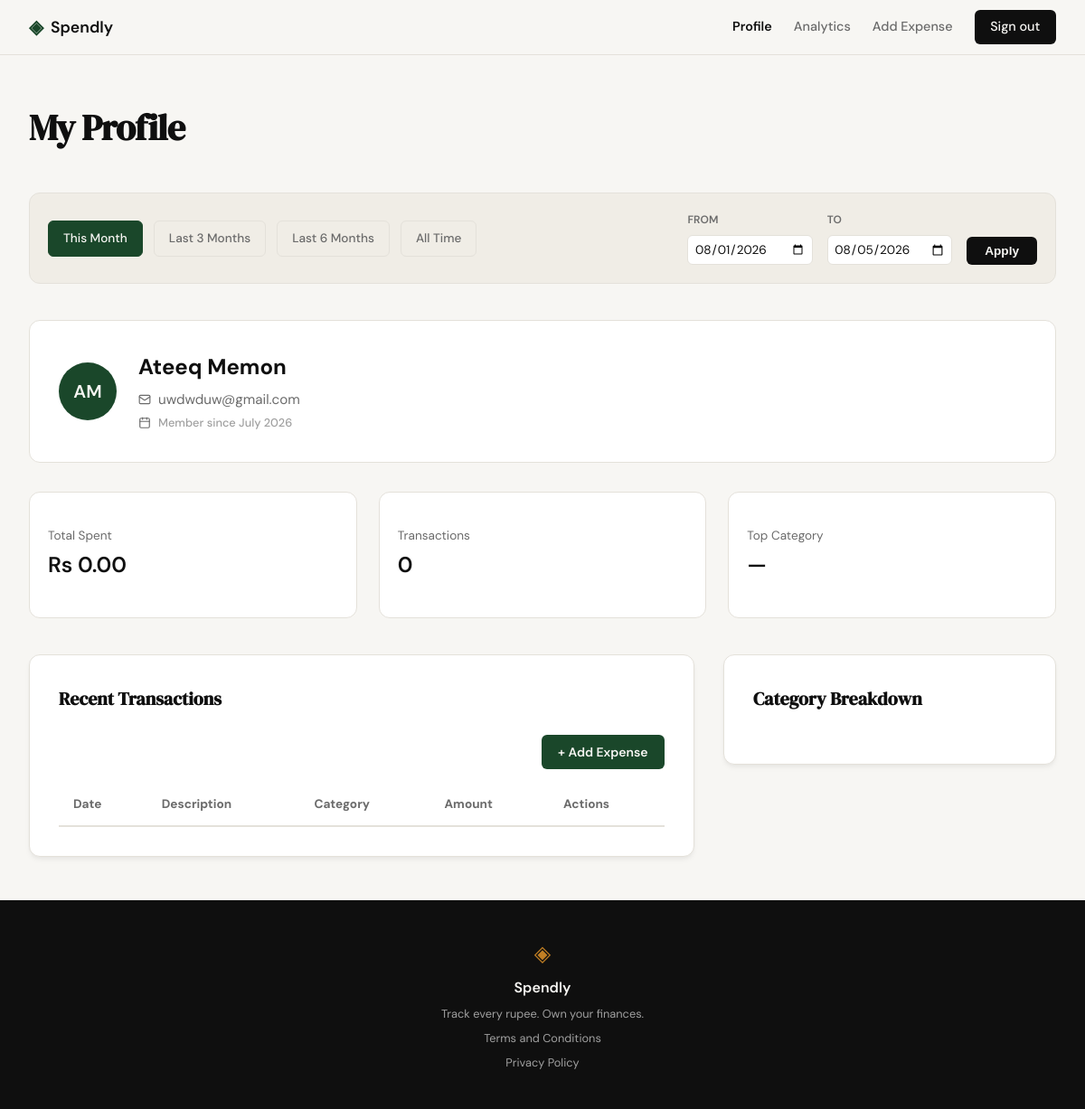
Before: /profile?date_from=2026-08-01&date_to=2026-08-05 (signed in) with the older database file.
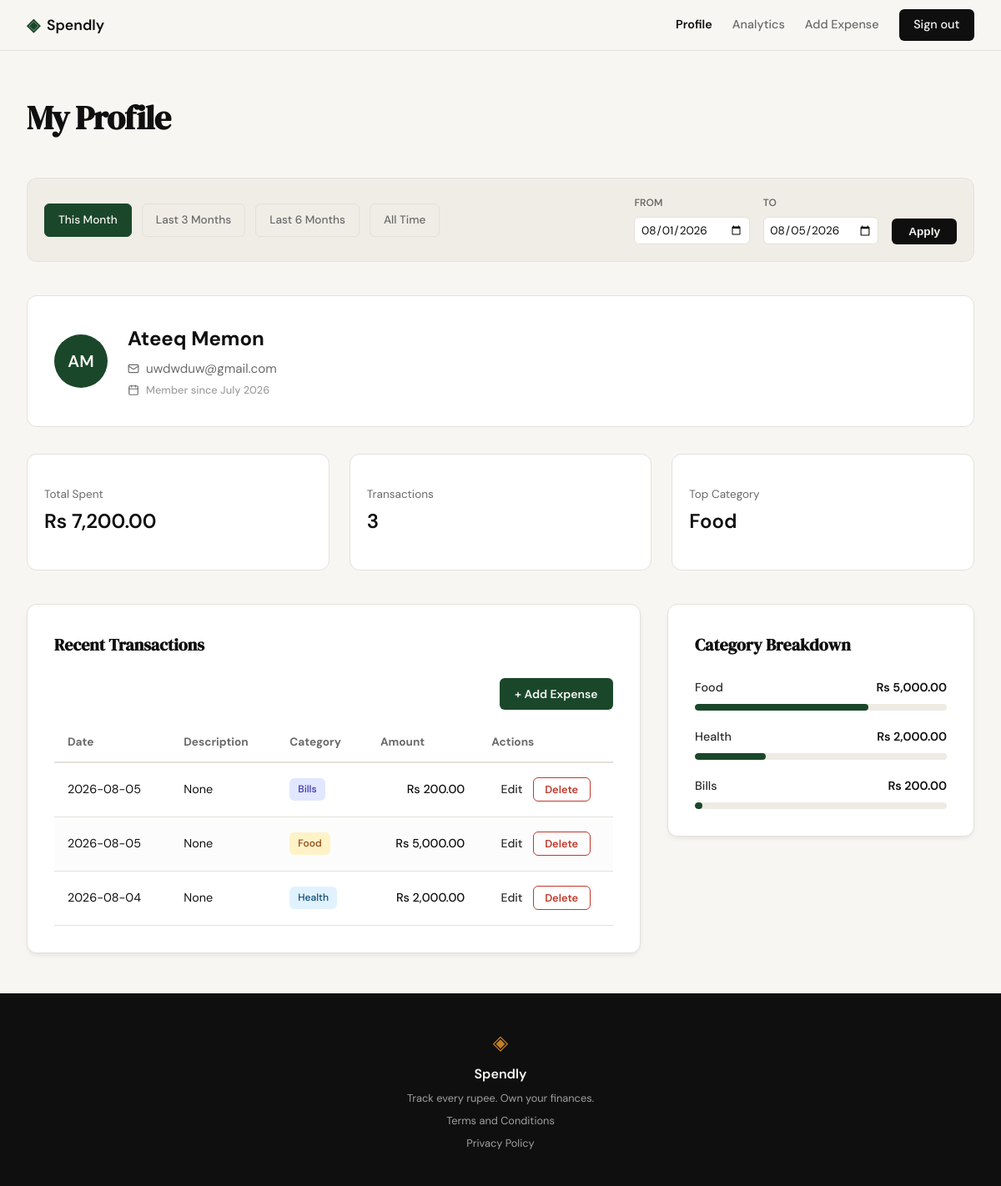
After: the same page with the newer database file.
### tables this page shows
CREATE TABLE users (
                id INTEGER PRIMARY KEY AUTOINCREMENT,
                name TEXT NOT NULL,
                email TEXT UNIQUE NOT NULL,
                password_hash TEXT NOT NULL,
                created_at TEXT DEFAULT (datetime('now'))
            );

CREATE TABLE expenses (
                id INTEGER PRIMARY KEY AUTOINCREMENT,
                user_id INTEGER NOT NULL,
                amount REAL NOT NULL,
                category TEXT NOT NULL,
                date TEXT NOT NULL,
                description TEXT,
                created_at TEXT DEFAULT (datetime('now')),
                FOREIGN KEY (user_id) REFERENCES users (id)
            );

### app.py (the view)
@app.route("/profile")
def profile():
    if not session.get("user_id"):
        flash("Please log in to access your profile.", "error")
        return redirect(url_for("login"))
    user_id = session["user_id"]
    date_from = request.args.get("date_from")
    date_to = request.args.get("date_to")
    validated_from = None
    validated_to = None
    if date_from and date_to:
        try:
            validated_from = datetime.strptime(date_from, "%Y-%m-%d").date()
            validated_to = datetime.strptime(date_to, "%Y-%m-%d").date()
            if validated_from > validated_to:
                flash("Start date must be before end date.", "error")
                validated_from = validated_to = None
        except ValueError:
            validated_from = validated_to = None # Explicitly reset
    today = datetime.now().date()
    presets = {
        "this_month": {
            "label": "This Month",
            "from": datetime(today.year, today.month, 1).date(),
            "to": today
        },
        "last_3_months": {
            "label": "Last 3 Months",
            "from": today - timedelta(days=90), # Approx 3 months
            "to": today
        },
        "last_6_months": {
            "label": "Last 6 Months",
            "from": today - timedelta(days=180), # Approx 6 months
            "to": today
        },
        "all_time": {
            "label": "All Time",
            "from": None,
            "to": None
        }
    }
    user_info = get_user_by_id(user_id)
    if not user_info:
        flash("User profile not found.", "error")
        return redirect(url_for("login"))
    stats = get_summary_stats(user_id, date_from=validated_from, date_to=validated_to)
    txs = get_recent_transactions(user_id, date_from=validated_from, date_to=validated_to)
    cats = get_category_breakdown(user_id, date_from=validated_from, date_to=validated_to)
    profile_data = {
        "user": {
            "name": user_info["name"],
            "email": user_info["email"],
            "initials": "".join([n[0].upper() for n in user_info["name"].split()]),
            "joined": user_info["member_since"]
        },
        "stats": {
            "total_spent": f"Rs {stats['total_spent']:,.2f}",
            "tx_count": stats["transaction_count"],
            "top_category": stats["top_category"]
        },
        "transactions": [
            {
                "id": tx["id"],
                "date": tx["date"],
                "desc": tx["desc"],
                "category": tx["category"],
                "amount": f"Rs {tx['amount']:,.2f}"
            }
            for tx in txs
        ],
        "categories": [
            {
                "name": cat["name"],
                "amount": f"Rs {cat['amount']:,.2f}",
                "percent": cat["pct"]
            }
            for cat in cats
        ]
    }
    return render_template("profile.html", profile=profile_data, date_from=validated_from, date_to=validated_to, presets=presets)

### database/db.py (called while the page is built)
def get_db():
    conn = sqlite3.connect(DB_PATH)
    conn.row_factory = sqlite3.Row
    conn.execute("PRAGMA foreign_keys = ON")
    return conn

### database/queries.py (called while the page is built)
def get_user_by_id(user_id):
    with get_db() as conn:
        row = conn.execute('SELECT name, email, created_at FROM users WHERE id = ?', (user_id,)).fetchone()
        if not row:
            return None
        try:
            dt = datetime.strptime(row['created_at'], '%Y-%m-%d %H:%M:%S')
            member_since = dt.strftime('%B %Y')
        except (ValueError, TypeError):
            member_since = "Unknown"
        return {
            "name": row['name'],
            "email": row['email'],
            "member_since": member_since
        }

### templates/profile.html (shortened to what this page needs)
{% extends "base.html" %}
{% block content %}
<div class="profile-container">
    <header class="profile-header">
        <h1 class="profile-title">My Profile</h1>
    </header>
    <section class="profile-filter-bar">
        <div class="filter-presets">
            {% for id, preset in presets.items() %}
            <a href="{{ url_for('profile', date_from=preset.from, date_to=preset.to) }}"
               class="filter-btn {{ 'active' if (date_from == preset.from and date_to == preset.to) else '' }}">
                {{ preset.label }}
            </a>
            {% endfor %}
        </div>
        <form class="filter-custom-range" method="GET" action="{{ url_for('profile') }}">
            <div class="input-group">
                <label for="date_from">From</label>
                <input type="date" id="date_from" name="date_from" value="{{ date_from or '' }}">
            </div>
            <div class="input-group">
                <label for="date_to">To</label>
                <input type="date" id="date_to" name="date_to" value="{{ date_to or '' }}">
            </div>
            <button type="submit" class="btn-apply">Apply</button>
        </form>
    </section>
    <section class="profile-user-card">
        <div class="user-info-wrapper">
            <div class="avatar-circle">
                {{ profile.user.initials }}
            </div>
            <div class="user-details">
                <h2 class="user-name">{{ profile.user.name }}</h2>
                <div class="user-email-row">
                    <i data-lucide="mail" class="inline-icon"></i>
                    <span class="user-email">{{ profile.user.email }}</span>
                </div>
                <div class="user-meta-row">
                    <i data-lucide="calendar" class="inline-icon"></i>
                    <span class="user-meta">Member since {{ profile.user.joined }}</span>
                </div>
            </div>
        </div>
    </section>
    <section class="profile-stats-row">
        <div class="summary-card">
            <div class="stat-content">
                <span class="stat-label">Total Spent</span>
                <span class="stat-value">{{ profile.stats.total_spent }}</span>
            </div>
        </div>
        <div class="summary-card">
            <div class="stat-content">
                <span class="stat-label">Transactions</span>
                <span class="stat-value">{{ profile.stats.tx_count }}</span>
            </div>
        </div>
        <div class="summary-card">
            <div class="stat-content">
                <span class="stat-label">Top Category</span>
                <span class="stat-value">{{ profile.stats.top_category }}</span>
            </div>
        </div>
    </section>
    <div class="profile-grid">
        <section class="profile-section">
            <div class="dashboard-card">
                <h3 class="section-title">Recent Transactions</h3>
                <div class="table-actions">
                    <a href="{{ url_for('add_expense') }}" class="btn-add-expense">+ Add Expense</a>
                </div>
                <div class="table-responsive">
                    <table class="dashboard-table">
                        <thead>
                            <tr>
                                <th>Date</th>
                                <th>Description</th>
                                <th>Category</th>
                                <th class="text-right">Amount</th>
                                <th class="text-center">Actions</th>
                            </tr>
                        </thead>
                        <tbody>
                            {% for tx in profile.transactions %}
                            <tr>
                                <td>{{ tx.date }}</td>
                                <td>{{ tx.desc }}</td>
                                <td>
                                    <span class="category-badge badge-{{ tx.category|lower }}">
                                        {{ tx.category }}
                                    </span>
                                </td>
                                <td class="text-right amount">{{ tx.amount }}</td>
                                <td class="text-center">
                                    <div class="actions-row">
                                        <a href="{{ url_for('edit_expense', id=tx.id) }}" class="action-link-edit">Edit</a>
                                        <form action="{{ url_for('delete_expense', id=tx.id) }}" method="POST" class="inline-form">
                                            <button type="submit" class="action-btn-delete" onclick="return confirm('Delete this expense?')">
                                                Delete
                                            </button>
                                        </form>
                                    </div>
                                </td>
                            </tr>
                            {% endfor %}
                        </tbody>
                    </table>
                </div>
            </div>
        </section>
        <section class="profile-section">
            <div class="dashboard-card">
                <h3 class="section-title">Category Breakdown</h3>
                <div class="category-list">
                    {% for cat in profile.categories %}
                    <div class="category-item">
                        <div class="category-info">
                            <span class="cat-name">{{ cat.name }}</span>
                            <span class="cat-amount">{{ cat.amount }}</span>
                        </div>
                        <div class="progress-bar-container">
                            <div class="progress-bar" style="width: {{ cat.percent }}%;"></div>
                        </div>
                    </div>
                    {% endfor %}
                </div>
            </div>
        </section>
    </div>
</div>
{% endblock %}

### templates/base.html (shortened to what this page needs)
<!DOCTYPE html>
<html lang="en">
<head>
    <link rel="stylesheet" href="{{ url_for('static', filename='css/style.css') }}">
</head>
<body>
    {% set flashed_messages = get_flashed_messages(with_categories=true) %}
    <nav class="navbar">
        <div class="nav-inner">
            <a href="{{ url_for('landing') }}" class="nav-brand">
                <span class="brand-icon">◈</span>
                <span class="brand-name">Spendly</span>
            </a>
            <div class="nav-links">
                {% if session.get("user_id") %}
                    <a href="{{ url_for('profile') }}" class="{{ 'active' if request.endpoint == 'profile' }}">Profile</a>
                    <a href="{{ url_for('analytics') }}" class="{{ 'active' if request.endpoint == 'analytics' }}">Analytics</a>
                    <a href="{{ url_for('add_expense') }}" class="{{ 'active' if request.endpoint == 'add_expense' }}">Add Expense</a>
                    <a href="{{ url_for('logout') }}" class="nav-cta">Sign out</a>
                {% else %}
                    <a href="{{ url_for('login') }}">Sign in</a>
                    <a href="{{ url_for('register') }}" class="nav-cta">Get started</a>
                {% endif %}
            </div>
        </div>
    </nav>
    <main class="main-content">
        {% block content %}{% endblock %}
    </main>
    <footer class="footer">
        <div class="footer-inner">
            <span class="brand-icon">◈</span>
            <span class="footer-name">Spendly</span>
            <p class="footer-copy">Track every rupee. Own your finances.</p>
            <a href="/terms">Terms and Conditions</a>
            <a href="/privacy">Privacy Policy</a>
        </div>
    </footer>
</body>
</html>

Changed rows visible on the page:
added expenses: date "2026-08-05", desc "None", category "Bills", amount "Rs 200.00"
added expenses: date "2026-08-05", desc "None", category "Food", amount "Rs 5,000.00"
added expenses: date "2026-08-04", desc "None", category "Health", amount "Rs 2,000.00"
Other visible differences:
{{ profile.stats.total_spent }}: "Rs 0.00" → "Rs 7,200.00"
{{ profile.stats.tx_count }}: "0" → "3"
{{ profile.stats.top_category }}: "—" → "Food"
new list line: "Food Rs 5,000.00"
new list line: "Health Rs 2,000.00"
new list line: "Bills Rs 200.00"
